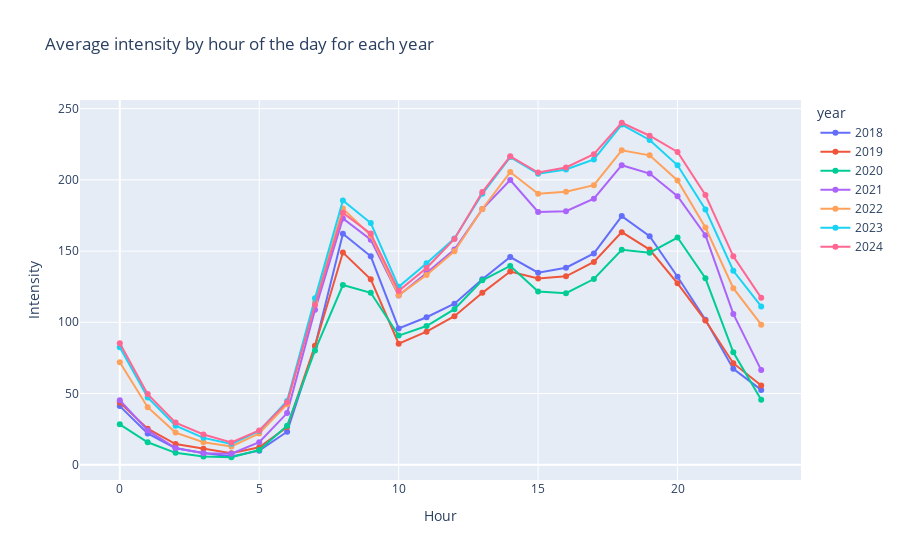

Notebook cell for this chart:
### Markdown cell above
## Visualize by year

### Code cell
# Aggregate hours by year
counters_by_year = counters_hour.groupby(['hour', 'year']).agg({'intensity': 'mean', 'id': pd.Series.nunique}).reset_index()

# Visualize the data using Plotly Express
fig = px.line(counters_by_year, x='hour', y='intensity', color='year', 
              title='Average intensity by hour of the day for each year', markers=True,
              hover_data={'id': True})
fig.update_layout(xaxis_title='Hour', yaxis_title='Intensity')
fig.show()

### Figure 1 — Plotly figure (JSON) as saved in the notebook; plotly's stock layout.template omitted (floating-point values rounded to 4 significant figures)
{"data": [{"customdata": [[159], [159], [159], [159], [159], [159], [159], [159], [159], [159], [159], [159], [159], [159], [159], [159], [159], [159], [159], [159], [159], [159], [159], [159]], "hovertemplate": "year=2018<br>hour=%{x}<br>intensity=%{y}<br>id=%{customdata[0]}<extra></extra>", "legendgroup": "2018", "line": {"color": "#636efa", "dash": "solid"}, "marker": {"symbol": "circle"}, "mode": "lines+markers", "name": "2018", "orientation": "v", "showlegend": true, "type": "scatter", "x": [0, 1, 2, 3, 4, 5, 6, 7, 8, 9, 10, 11, 12, 13, 14, 15, 16, 17, 18, 19, 20, 21, 22, 23], "xaxis": "x", "y": [41.15, 21.99, 11.57, 8.213, 5.705, 9.858, 23.17, 83.14, 162.1, 146.3, 95.65, 103.5, 113.0, 130.3, 145.8, 134.8, 138.3, 148.4, 174.6, 160.5, 132.0, 101.7, 67.29, 52.53], "yaxis": "y"}, {"customdata": [[219], [219], [219], [219], [219], [219], [219], [219], [219], [219], [219], [219], [219], [219], [219], [219], [219], [219], [219], [219], [219], [219], [219], [219]], "hovertemplate": "year=2019<br>hour=%{x}<br>intensity=%{y}<br>id=%{customdata[0]}<extra></extra>", "legendgroup": "2019", "line": {"color": "#EF553B", "dash": "solid"}, "marker": {"symbol": "circle"}, "mode": "lines+markers", "name": "2019", "orientation": "v", "showlegend": true, "type": "scatter", "x": [0, 1, 2, 3, 4, 5, 6, 7, 8, 9, 10, 11, 12, 13, 14, 15, 16, 17, 18, 19, 20, 21, 22, 23], "xaxis": "x", "y": [43.6, 25.25, 14.51, 11.13, 8.09, 12.27, 26.4, 83.58, 149.0, 130.2, 84.97, 93.42, 104.3, 120.7, 135.6, 130.7, 132.3, 142.4, 163.3, 151.0, 127.3, 101.2, 71.28, 55.63], "yaxis": "y"}, {"customdata": [[240], [240], [240], [240], [240], [240], [240], [240], [240], [240], [240], [240], [240], [240], [240], [240], [240], [240], [240], [240], [240], [240], [240], [240]], "hovertemplate": "year=2020<br>hour=%{x}<br>intensity=%{y}<br>id=%{customdata[0]}<extra></extra>", "legendgroup": "2020", "line": {"color": "#00cc96", "dash": "solid"}, "marker": {"symbol": "circle"}, "mode": "lines+markers", "name": "2020", "orientation": "v", "showlegend": true, "type": "scatter", "x": [0, 1, 2, 3, 4, 5, 6, 7, 8, 9, 10, 11, 12, 13, 14, 15, 16, 17, 18, 19, 20, 21, 22, 23], "xaxis": "x", "y": [28.32, 15.77, 8.324, 5.709, 5.238, 10.33, 27.37, 80.21, 126.2, 120.7, 90.64, 97.39, 109.2, 129.5, 139.6, 121.7, 120.4, 130.4, 151.0, 148.9, 159.5, 130.9, 78.96, 45.59], "yaxis": "y"}, {"customdata": [[256], [256], [256], [256], [256], [256], [256], [256], [256], [256], [256], [256], [256], [256], [256], [256], [256], [256], [256], [256], [256], [256], [256], [256]], "hovertemplate": "year=2021<br>hour=%{x}<br>intensity=%{y}<br>id=%{customdata[0]}<extra></extra>", "legendgroup": "2021", "line": {"color": "#ab63fa", "dash": "solid"}, "marker": {"symbol": "circle"}, "mode": "lines+markers", "name": "2021", "orientation": "v", "showlegend": true, "type": "scatter", "x": [0, 1, 2, 3, 4, 5, 6, 7, 8, 9, 10, 11, 12, 13, 14, 15, 16, 17, 18, 19, 20, 21, 22, 23], "xaxis": "x", "y": [45.32, 24.1, 11.71, 8.047, 7.732, 15.81, 36.26, 108.7, 172.9, 158.0, 118.8, 134.5, 151.1, 179.5, 199.9, 177.5, 178.0, 186.8, 210.3, 204.4, 188.6, 161.1, 105.9, 66.42], "yaxis": "y"}, {"customdata": [[319], [319], [319], [319], [319], [319], [319], [319], [319], [319], [319], [319], [319], [319], [319], [319], [319], [319], [319], [319], [319], [319], [319], [319]], "hovertemplate": "year=2022<br>hour=%{x}<br>intensity=%{y}<br>id=%{customdata[0]}<extra></extra>", "legendgroup": "2022", "line": {"color": "#FFA15A", "dash": "solid"}, "marker": {"symbol": "circle"}, "mode": "lines+markers", "name": "2022", "orientation": "v", "showlegend": true, "type": "scatter", "x": [0, 1, 2, 3, 4, 5, 6, 7, 8, 9, 10, 11, 12, 13, 14, 15, 16, 17, 18, 19, 20, 21, 22, 23], "xaxis": "x", "y": [71.95, 40.39, 22.54, 15.79, 12.77, 21.99, 42.39, 114.1, 179.8, 160.9, 119.1, 133.2, 149.8, 179.6, 205.5, 190.3, 191.7, 196.2, 220.8, 217.2, 199.5, 166.5, 123.9, 98.31], "yaxis": "y"}, {"customdata": [[347], [347], [347], [347], [347], [347], [347], [347], [347], [347], [347], [347], [347], [347], [347], [347], [347], [347], [347], [347], [347], [347], [347], [347]], "hovertemplate": "year=2023<br>hour=%{x}<br>intensity=%{y}<br>id=%{customdata[0]}<extra></extra>", "legendgroup": "2023", "line": {"color": "#19d3f3", "dash": "solid"}, "marker": {"symbol": "circle"}, "mode": "lines+markers", "name": "2023", "orientation": "v", "showlegend": true, "type": "scatter", "x": [0, 1, 2, 3, 4, 5, 6, 7, 8, 9, 10, 11, 12, 13, 14, 15, 16, 17, 18, 19, 20, 21, 22, 23], "xaxis": "x", "y": [82.42, 47.24, 27.39, 18.84, 14.64, 23.69, 44.81, 116.9, 185.6, 169.6, 124.9, 141.4, 158.9, 190.2, 216.0, 204.2, 207.2, 214.4, 238.8, 228.0, 210.2, 179.2, 136.2, 111.1], "yaxis": "y"}, {"customdata": [[364], [364], [364], [364], [364], [364], [364], [364], [364], [364], [364], [364], [364], [364], [364], [364], [364], [364], [364], [364], [364], [364], [364], [364]], "hovertemplate": "year=2024<br>hour=%{x}<br>intensity=%{y}<br>id=%{customdata[0]}<extra></extra>", "legendgroup": "2024", "line": {"color": "#FF6692", "dash": "solid"}, "marker": {"symbol": "circle"}, "mode": "lines+markers", "name": "2024", "orientation": "v", "showlegend": true, "type": "scatter", "x": [0, 1, 2, 3, 4, 5, 6, 7, 8, 9, 10, 11, 12, 13, 14, 15, 16, 17, 18, 19, 20, 21, 22, 23], "xaxis": "x", "y": [85.31, 49.56, 29.56, 21.19, 15.62, 24.01, 43.79, 112.2, 176.8, 162.3, 122.0, 138.1, 158.5, 191.4, 216.5, 205.1, 208.7, 218.0, 240.1, 231.0, 219.6, 189.3, 146.3, 117.1], "yaxis": "y"}], "layout": {"legend": {"title": {"text": "year"}, "tracegroupgap": 0}, "title": {"text": "Average intensity by hour of the day for each year"}, "xaxis": {"anchor": "y", "domain": [0, 1], "title": {"text": "Hour"}}, "yaxis": {"anchor": "x", "domain": [0, 1], "title": {"text": "Intensity"}}}}
